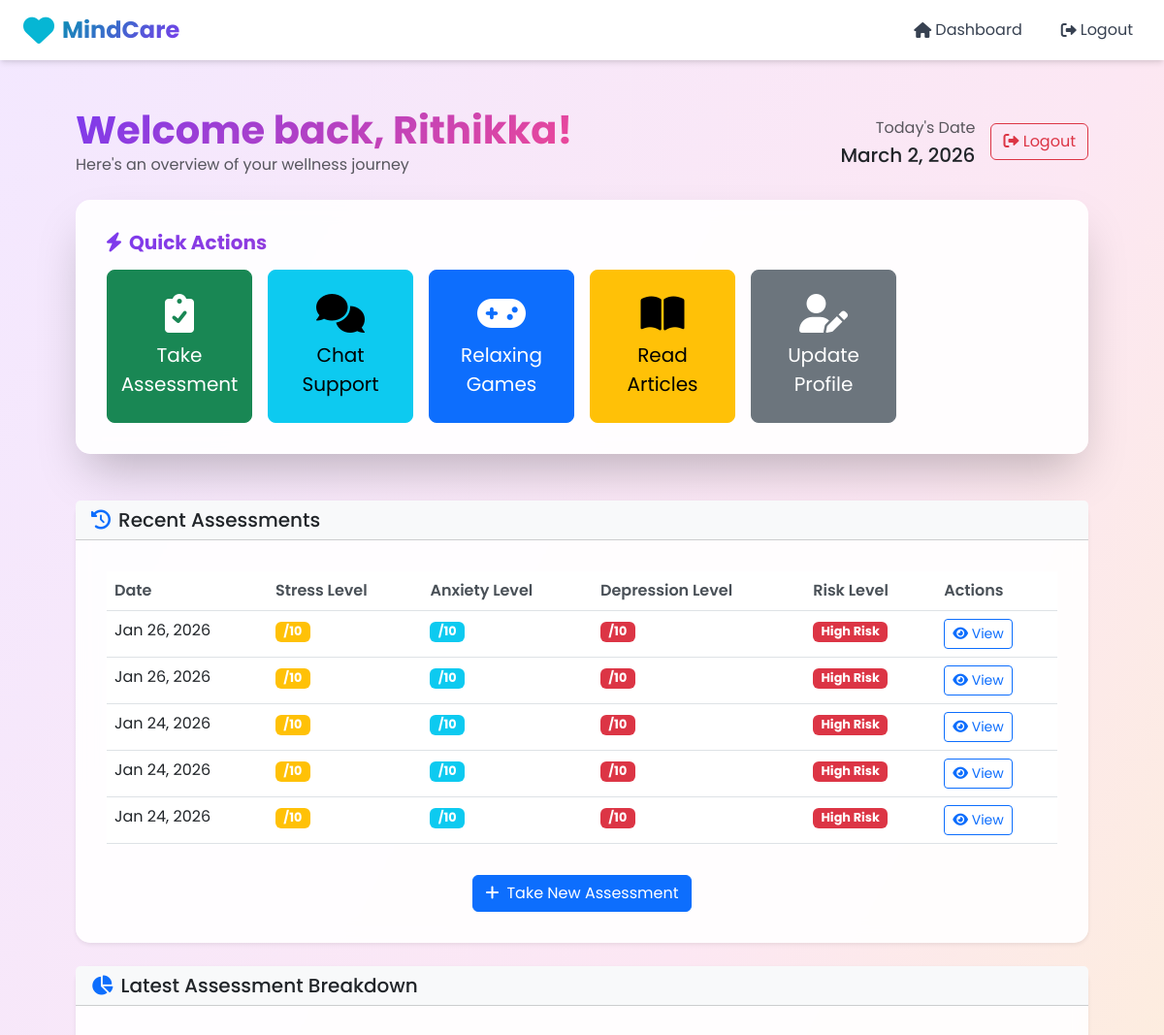
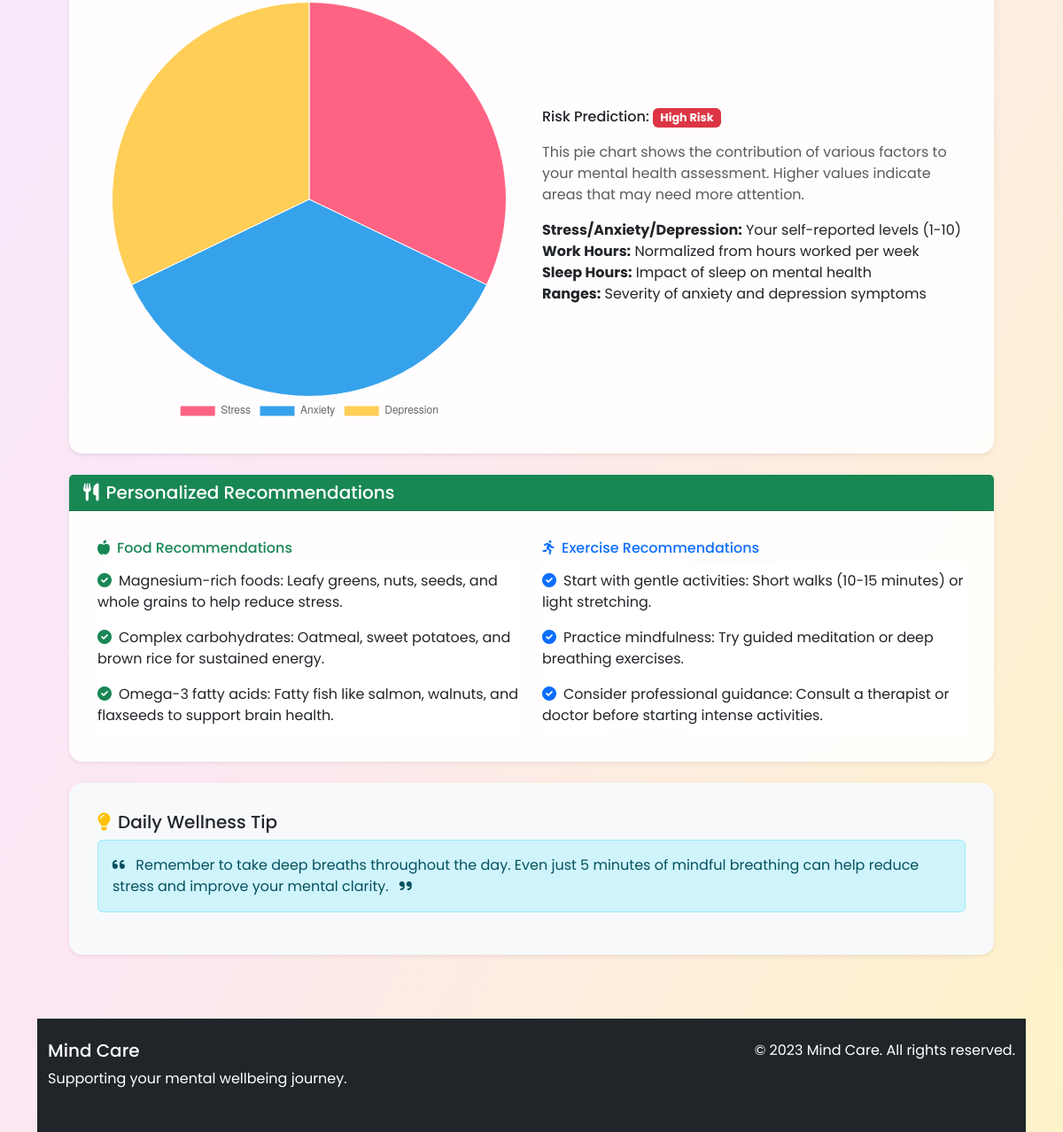
Page /dashboard/ (signed in) on the committed database (2 pictures, top to bottom).
### mental_health_app/models.py (models this page shows, shortened)
class Assessment(models.Model):
    user = models.ForeignKey(User, on_delete=models.CASCADE)
    date_taken = models.DateTimeField(auto_now_add=True)
    responses = models.JSONField(default=dict)  # Store all question responses
    stress_score = models.IntegerField()  # 0-20
    anxiety_score = models.IntegerField()  # 0-20
    depression_score = models.IntegerField()  # 0-20
    work_hours = models.IntegerField(null=True, blank=True)  # Hours per day
    sleep_hours = models.IntegerField(null=True, blank=True)  # Hours per night
    prediction = models.CharField(max_length=50)  # e.g., 'Low Risk', 'Moderate Risk', 'High Risk'

### mental_health_app/views.py (the view)
# urls.py: path('dashboard/', views.dashboard, name='dashboard'),
@login_required
def dashboard(request):
    from django.utils import timezone
    assessments = Assessment.objects.filter(user=request.user).order_by('-date_taken')[:5]
    latest_assessment = assessments.first() if assessments else None
    chart_data = None
    recommendations = None
    if latest_assessment:
        factors = {
            'Stress': latest_assessment.stress_score,
            'Anxiety': latest_assessment.anxiety_score,
            'Depression': latest_assessment.depression_score,
        }
        chart_data = {
            'labels': list(factors.keys()),
            'data': list(factors.values()),
            'prediction': latest_assessment.prediction
        }
        recommendations = generate_recommendations(latest_assessment)
    return render(request, 'dashboard.html', {
        'assessments': assessments,
        'chart_data': chart_data,
        'recommendations': recommendations,
        'today_date': timezone.now()
    })

### mental_health_app/templates/dashboard.html (shortened to what this page needs)
{% extends 'base.html' %}
{% block content %}
    <div class="min-h-screen bg-gradient-to-br from-purple-50 via-pink-50 to-red-50 p-4">
        <div class="container-fluid">
        <div class="row">
            <div class="col-12 d-flex justify-content-between align-items-center mb-4">
                <div>
                    <h1 class="gradient-title mb-0">Welcome back, {{ user.first_name|default:user.username }}!</h1>
                    <p class="text-muted mb-0">Here's an overview of your wellness journey</p>
                </div>
                <div class="d-flex align-items-center">
                    <div class="text-end me-3">
                        <p class="text-muted mb-1">Today's Date</p>
                        <h5 class="mb-0">{{ today_date|date:"F j, Y" }}</h5>
                    </div>
                    <a href="{% url 'logout' %}" class="btn btn-outline-danger">
                        <i class="fas fa-sign-out-alt"></i> Logout
                    </a>
                </div>
            </div>
        </div>
        <div class="row mb-5">
            <div class="col-12">
                <div class="card">
                    <div class="card-body">
                        <h5 class="card-title mb-3 gradient-title">
                            <i class="fas fa-bolt me-2"></i>Quick Actions
                        </h5>
                        <div class="row g-3">
                            <div class="col-lg-2 col-md-3">
                                <a href="{% url 'assessment' %}" class="btn btn-success btn-lg w-100 h-100 d-flex flex-column align-items-center justify-content-center p-4">
                                    <i class="fas fa-clipboard-check fa-2x mb-2"></i>
                                    <span>Take Assessment</span>
                                </a>
                            </div>
                            <div class="col-lg-2 col-md-3">
                                <a href="{% url 'chatbot' %}" class="btn btn-info btn-lg w-100 h-100 d-flex flex-column align-items-center justify-content-center p-4">
                                    <i class="fas fa-comments fa-2x mb-2"></i>
                                    <span>Chat Support</span>
                                </a>
                            </div>
                            <div class="col-lg-2 col-md-3">
                                <a href="{% url 'games' %}" class="btn btn-primary btn-lg w-100 h-100 d-flex flex-column align-items-center justify-content-center p-4">
                                    <i class="fas fa-gamepad fa-2x mb-2"></i>
                                    <span>Relaxing Games</span>
                                </a>
                            </div>
                            <div class="col-lg-2 col-md-3">
                                <a href="{% url 'articles' %}" class="btn btn-warning btn-lg w-100 h-100 d-flex flex-column align-items-center justify-content-center p-4">
                                    <i class="fas fa-book-open fa-2x mb-2"></i>
                                    <span>Read Articles</span>
                                </a>
                            </div>
                            <div class="col-lg-2 col-md-3">
                                <a href="{% url 'profile' %}" class="btn btn-secondary btn-lg w-100 h-100 d-flex flex-column align-items-center justify-content-center p-4">
                                    <i class="fas fa-user-edit fa-2x mb-2"></i>
                                    <span>Update Profile</span>
                                </a>
                            </div>
                        </div>
                    </div>
                </div>
            </div>
        </div>
    <div class="row">
        <div class="col-12">
            <div class="card shadow-sm">
                <div class="card-header bg-light">
                    <h5 class="card-title mb-0">
                        <i class="fas fa-history text-primary me-2"></i>Recent Assessments
                    </h5>
                </div>
                <div class="card-body">
                    {% if assessments %}
                        <div class="table-responsive">
                            <table class="table table-hover">
                                <thead>
                                    <tr>
                                        <th>Date</th>
                                        <th>Stress Level</th>
                                        <th>Anxiety Level</th>
                                        <th>Depression Level</th>
                                        <th>Risk Level</th>
                                        <th>Actions</th>
                                    </tr>
                                </thead>
                                <tbody>
                                    {% for assessment in assessments %}
                                    <tr>
                                        <td>{{ assessment.date_taken|date:"M j, Y" }}</td>
                                        <td>
                                            <span class="badge bg-warning">{{ assessment.stress_level }}/10</span>
                                        </td>
                                        <td>
                                            <span class="badge bg-info">{{ assessment.anxiety_level }}/10</span>
                                        </td>
                                        <td>
                                            <span class="badge bg-danger">{{ assessment.depression_level }}/10</span>
                                        </td>
                                        <td>
                                            {% if assessment.prediction == 'Low Risk' %}
                                                <span class="badge bg-success">Low Risk</span>
                                            {% elif assessment.prediction == 'Moderate Risk' %}
                                                <span class="badge bg-warning">Moderate Risk</span>
                                            {% else %}
                                                <span class="badge bg-danger">High Risk</span>
                                            {% endif %}
                                        </td>
                                        <td>
                                            <button class="btn btn-sm btn-outline-primary" onclick="viewAssessment({{ assessment.id }})">
                                                <i class="fas fa-eye"></i> View
                                            </button>
                                        </td>
                                    </tr>
                                    {% endfor %}
                                </tbody>
                            </table>
                        </div>
                        <div class="text-center mt-3">
                            <a href="{% url 'assessment' %}" class="btn btn-primary">
                                <i class="fas fa-plus me-2"></i>Take New Assessment
                            </a>
                        </div>
                    {% endif %}
                </div>
            </div>
        </div>
    </div>
    {% if chart_data %}
    <div class="row mt-4">
        <div class="col-12">
            <div class="card shadow-sm">
                <div class="card-header bg-light">
                    <h5 class="card-title mb-0">
                        <i class="fas fa-chart-pie text-primary me-2"></i>Latest Assessment Breakdown
                    </h5>
                </div>
                <div class="card-body">
                    <div class="row">
                        <div class="col-md-6">
                            <canvas id="assessmentChart" width="300" height="150"></canvas>
                        </div>
                        <div class="col-md-6 d-flex align-items-center">
                            <div>
                                <h6>Risk Prediction: <span class="badge {% if chart_data.prediction == 'Low Risk' %}bg-success{% elif chart_data.prediction == 'Moderate Risk' %}bg-warning{% else %}bg-danger{% endif %}">{{ chart_data.prediction }}</span></h6>
                                <p class="text-muted mt-3">This pie chart shows the contribution of various factors to your mental health assessment. Higher values indicate areas that may need more attention.</p>
                                <ul class="list-unstyled">
                                    <li><strong>Stress/Anxiety/Depression:</strong> Your self-reported levels (1-10)</li>
                                    <li><strong>Work Hours:</strong> Normalized from hours worked per week</li>
                                    <li><strong>Sleep Hours:</strong> Impact of sleep on mental health</li>
                                    <li><strong>Ranges:</strong> Severity of anxiety and depression symptoms</li>
                                </ul>
                            </div>
                        </div>
                    </div>
                </div>
            </div>
        </div>
    </div>
    {% endif %}
    {% if recommendations %}
    <div class="row mt-4">
        <div class="col-12">
            <div class="card shadow-sm">
                <div class="card-header bg-success text-white">
                    <h5 class="card-title mb-0">
                        <i class="fas fa-utensils me-2"></i>Personalized Recommendations
                    </h5>
                </div>
                <div class="card-body">
                    <div class="row">
                        <div class="col-md-6">
                            <h6 class="text-success">
                                <i class="fas fa-apple-alt me-2"></i>Food Recommendations
                            </h6>
                            <ul class="list-group list-group-flush">
                                {% for rec in recommendations.food %}
                                <li class="list-group-item border-0 px-0">
                                    <i class="fas fa-check-circle text-success me-2"></i>{{ rec }}
                                </li>
                                {% endfor %}
                            </ul>
                        </div>
                        <div class="col-md-6">
                            <h6 class="text-primary">
                                <i class="fas fa-running me-2"></i>Exercise Recommendations
                            </h6>
                            <ul class="list-group list-group-flush">
                                {% for rec in recommendations.exercise %}
                                <li class="list-group-item border-0 px-0">
                                    <i class="fas fa-check-circle text-primary me-2"></i>{{ rec }}
                                </li>
                                {% endfor %}
                            </ul>
                        </div>
                    </div>
                </div>
            </div>
        </div>
    </div>
    {% endif %}
    <div class="row mt-4">
        <div class="col-12">
            <div class="card shadow-sm bg-light">
                <div class="card-body">
                    <h5 class="card-title">
                        <i class="fas fa-lightbulb text-warning me-2"></i>Daily Wellness Tip
                    </h5>
                    <div class="alert alert-info" role="alert">
                        <i class="fas fa-quote-left me-2"></i>
                        Remember to take deep breaths throughout the day. Even just 5 minutes of mindful breathing can help reduce stress and improve your mental clarity.
                        <i class="fas fa-quote-right ms-2"></i>
                    </div>
                </div>
            </div>
        </div>
    </div>
</div>
<script>
function viewAssessment(assessmentId) {
    // Placeholder for viewing assessment details
    alert('Assessment details view coming soon! Assessment ID: ' + assessmentId);
}
// Add some interactive elements
document.addEventListener('DOMContentLoaded', function() {
    // Animate cards on load
    const cards = document.querySelectorAll('.card');
    cards.forEach((card, index) => {
        card.style.opacity = '0';
        card.style.transform = 'translateY(20px)';
        setTimeout(() => {
            card.style.transition = 'all 0.6s ease';
            card.style.opacity = '1';
            card.style.transform = 'translateY(0)';
        }, index * 100);
    });
    // Render pie chart if data exists
    {% if chart_data %}
    const ctx = document.getElementById('assessmentChart').getContext('2d');
    const chart = new Chart(ctx, {
        type: 'pie',
        data: {
            labels: {{ chart_data.labels|safe }},
            datasets: [{
                data: {{ chart_data.data|safe }},
                backgroundColor: [
                    '#FF6384', // Stress
                    '#36A2EB', // Anxiety
                    '#FFCE56'  // Depression
                ],
                borderWidth: 1
            }]
        },
        options: {
            responsive: true,
            plugins: {
                legend: {
                    position: 'bottom',
                },
                tooltip: {
                    callbacks: {
                        label: function(context) {
                            return context.label + ': ' + context.parsed + '/10';
                        }
                    }
                }
            }
        }
    });
    {% endif %}
});
</script>
{% endblock %}

### mental_health_app/templates/base.html (style rules this page uses)
body { background: linear-gradient(to bottom right, #f3e8ff, #fce7f3, #fef3c7); min-height: 100vh; margin: 0; font-family: 'Poppins', sans-serif; }
.card { background: rgba(255, 255, 255, 0.9); backdrop-filter: blur(10px); border-radius: 1rem; box-shadow: 0 25px 50px -12px rgba(0, 0, 0, 0.25); border: none; }
.card-body { padding: 2rem; }
.gradient-title { background: linear-gradient(135deg, #7c3aed, #ec4899); -webkit-background-clip: text; -webkit-text-fill-color: transparent; background-clip: text; font-family: 'Poppins', sans-serif; font-weight: 700; margin-bottom: 1rem; }
.table th { border-top: none; font-weight: 600; color: #495057; }
.badge { font-size: 0.8em; }

### mental_health_app/templates/dashboard.html (style rules this page uses)
.card { border: none; border-radius: 15px; }
.table th { border-top: none; font-weight: 600; color: #495057; }
.badge { font-size: 0.8em; }

### rows in the picture
Assessment: date_taken "Jan 26, 2026", shows "High Risk", prediction "High Risk"
Assessment: date_taken "Jan 26, 2026", prediction "High Risk"
Assessment: date_taken "Jan 24, 2026", prediction "High Risk"
Assessment: date_taken "Jan 24, 2026", prediction "High Risk"
Assessment: date_taken "Jan 24, 2026", prediction "High Risk"

### other values in the picture
{{ user.first_name|default:user.username }} "Rithikka"
{{ rec }} "Magnesium-rich foods: Leafy greens, nuts, seeds, and whole grains to help reduce stress." "Complex carbohydrates: Oatmeal, sweet potatoes, and brown rice for sustained energy." "Omega-3 fatty acids: Fatty fish like salmon, walnuts, and flaxseeds to support brain health."
{{ rec }} "Start with gentle activities: Short walks (10-15 minutes) or light stretching." "Practice mindfulness: Try guided meditation or deep breathing exercises." "Consider professional guidance: Consult a therapist or doctor before starting intense activities."
chart data {{ chart_data.labels|safe }} ['Stress', 'Anxiety', 'Depression']
chart data {{ chart_data.data|safe }} [9, 10, 9]
